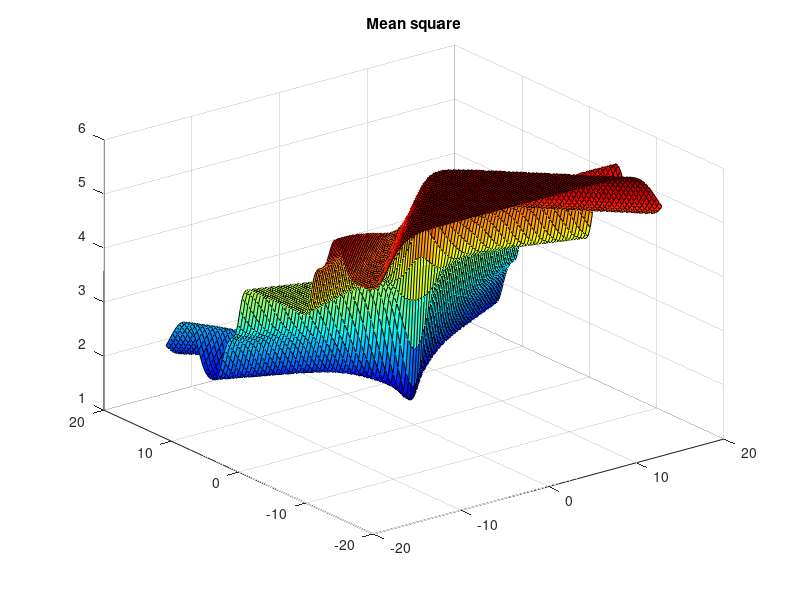
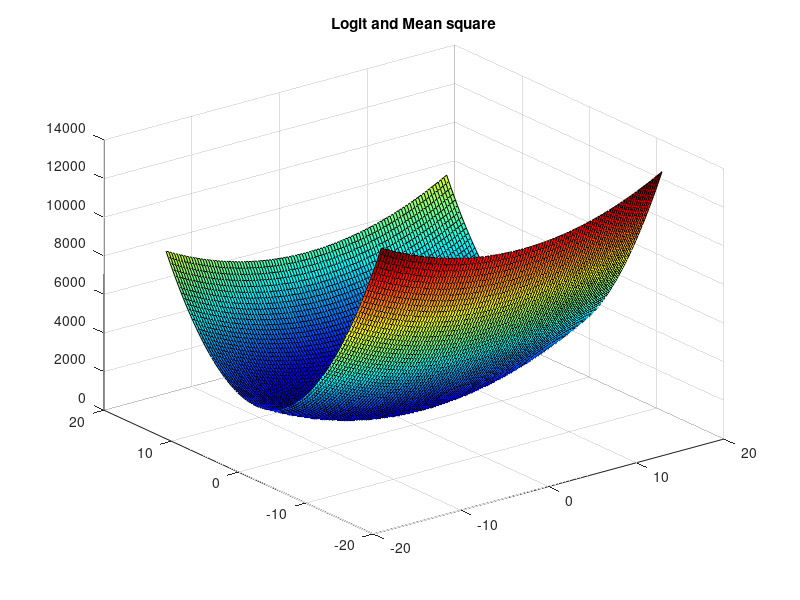
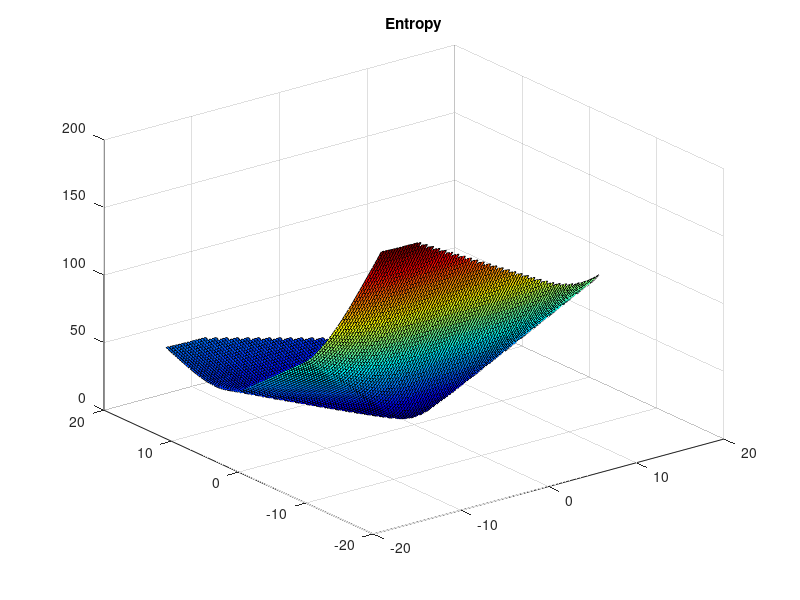

Recreate these plots in MATLAB, in order.
%
X1=[-1.5;
    +1;
    +2;
    +3];

X0=[+1.5;
    -1;
    -2;
    -3];

%%%%%%%%%%%%%%%%%%%%%%%%%%%%%%%
X=[X0;X1];
y=[zeros(size(X0,1),1);ones(size(X1,1),1)];

%%%%%%%%%%%%%%%%%%%%%%%%%%%%%%%

function G=Sigmoid(z)
    G=1.0./(1+exp(-z));
endfunction


function z=Logit(G)
    z=log(G./(1-G));
endfunction

function E=CostFuncMS(Theta,X,y)
    A=[ones(size(y)) X];
    E=(Sigmoid(A*Theta)-y)'*(Sigmoid(A*Theta)-y);
endfunction

function E=CostFuncLogitMS(Theta,X,y)
    d=0.0001;
    A=[ones(size(y)) X];
    Y=(1-2*d)*y+d;
    E=(A*Theta-Logit(Y))'*(A*Theta-Logit(Y));
endfunction

function E=CostFuncHb(Theta,X,y)
    A=[ones(size(y)) X];
    H=-y.*log(Sigmoid(A*Theta))-(1-y).*log(1-Sigmoid(A*Theta));
    E=sum(H);
endfunction

function plotCostFunc(CostFunc,X,y)
    theta1=theta2 = linspace (-16, 16, 100);
    [THETA1, THETA2] = meshgrid (theta1,theta2);
    C =zeros(size(THETA1));
    for II=1:numel(C)
        C(II)=CostFunc([THETA1(II);THETA2(II)],X,y);
    endfor

    surf (THETA1, THETA2, C);
    colormap(jet)
endfunction

figure(1)
plotCostFunc(@CostFuncMS,X,y)
title('Mean square')

figure(2)
plotCostFunc(@CostFuncLogitMS,X,y)
title('Logit and Mean square')

figure(3)
plotCostFunc(@CostFuncHb,X,y)
title('Entropy')
